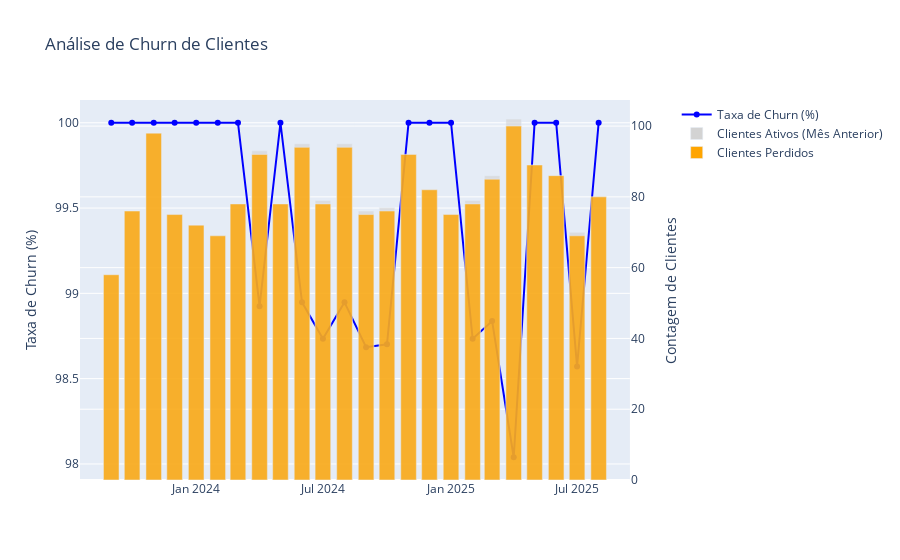

Notebook source saved alongside this figure:
### Markdown cell above
**Insights para este KPI**

A principal conclusão é que, embora existam picos de sucesso, a falta de estabilidade no crescimento da receita é um risco para a saúde financeira do negócio. 

È Preciso identificar uma estratégia para buscar um crescimento mais consistente, o foco é manter uma base solida de receita mês a mês

### Code cell
clientes_mensal = df.groupby(['YearMonth'])['Customer_ID'].unique()

data_churn = []
for i in range(1, len(clientes_mensal)):
    ativos = set(clientes_mensal.iloc[i-1])
    novos = set(clientes_mensal.iloc[i])
    perdidos = ativos - novos
    
    churn_rate = len(perdidos) / len(ativos) * 100
    
    data_churn.append({
        'YearMonth': str(clientes_mensal.index[i]),
        'Churn_%': churn_rate,
        'Clientes Perdidos': len(perdidos),
        'Clientes Ativos (Mês Anterior)': len(ativos)
    })

churn_df = pd.DataFrame(data_churn)

# Cria um gráfico de subplots com dois eixos Y
fig = make_subplots(specs=[[{"secondary_y": True}]])

# Adiciona a linha da taxa de churn (%)
fig.add_trace(
    go.Scatter(
        x=churn_df['YearMonth'],
        y=churn_df['Churn_%'],
        name="Taxa de Churn (%)",
        mode='lines+markers',
        marker=dict(color='blue')
    ),
    secondary_y=False,
)

# Adiciona a barra de clientes ativos no mês anterior
fig.add_trace(
    go.Bar(
        x=churn_df['YearMonth'],
        y=churn_df['Clientes Ativos (Mês Anterior)'],
        name="Clientes Ativos (Mês Anterior)",
        marker=dict(color='lightgray', opacity=0.6)
    ),
    secondary_y=True,
)

# Adiciona a barra de clientes perdidos
fig.add_trace(
    go.Bar(
        x=churn_df['YearMonth'],
        y=churn_df['Clientes Perdidos'],
        name="Clientes Perdidos",
        marker=dict(color='orange', opacity=0.8)
    ),
    secondary_y=True,
)

# Ajusta o layout e os títulos do gráfico
fig.update_layout(
    title_text="Análise de Churn de Clientes",
    barmode='overlay',
    yaxis=dict(title="Taxa de Churn (%)"),
    yaxis2=dict(title="Contagem de Clientes", overlaying='y', side='right')
)

fig.show()

### Figure 1 — Plotly figure (JSON) as saved in the notebook; plotly's stock layout.template omitted (floating-point values rounded to 4 significant figures)
{"data": [{"marker": {"color": "blue"}, "mode": "lines+markers", "name": "Taxa de Churn (%)", "type": "scatter", "x": ["2023-09", "2023-10", "2023-11", "2023-12", "2024-01", "2024-02", "2024-03", "2024-04", "2024-05", "2024-06", "2024-07", "2024-08", "2024-09", "2024-10", "2024-11", "2024-12", "2025-01", "2025-02", "2025-03", "2025-04", "2025-05", "2025-06", "2025-07", "2025-08"], "xaxis": "x", "y": [100, 100, 100, 100, 100, 100, 100, 98.92, 100, 98.95, 98.73, 98.95, 98.68, 98.7, 100, 100, 100, 98.73, 98.84, 98.04, 100, 100, 98.57, 100], "yaxis": "y"}, {"marker": {"color": "lightgray", "opacity": 0.6}, "name": "Clientes Ativos (Mês Anterior)", "type": "bar", "x": ["2023-09", "2023-10", "2023-11", "2023-12", "2024-01", "2024-02", "2024-03", "2024-04", "2024-05", "2024-06", "2024-07", "2024-08", "2024-09", "2024-10", "2024-11", "2024-12", "2025-01", "2025-02", "2025-03", "2025-04", "2025-05", "2025-06", "2025-07", "2025-08"], "xaxis": "x", "y": [58, 76, 98, 75, 72, 69, 78, 93, 78, 95, 79, 95, 76, 77, 92, 82, 75, 79, 86, 102, 89, 86, 70, 80], "yaxis": "y2"}, {"marker": {"color": "orange", "opacity": 0.8}, "name": "Clientes Perdidos", "type": "bar", "x": ["2023-09", "2023-10", "2023-11", "2023-12", "2024-01", "2024-02", "2024-03", "2024-04", "2024-05", "2024-06", "2024-07", "2024-08", "2024-09", "2024-10", "2024-11", "2024-12", "2025-01", "2025-02", "2025-03", "2025-04", "2025-05", "2025-06", "2025-07", "2025-08"], "xaxis": "x", "y": [58, 76, 98, 75, 72, 69, 78, 92, 78, 94, 78, 94, 75, 76, 92, 82, 75, 78, 85, 100, 89, 86, 69, 80], "yaxis": "y2"}], "layout": {"barmode": "overlay", "title": {"text": "Análise de Churn de Clientes"}, "xaxis": {"anchor": "y", "domain": [0, 0.94]}, "yaxis": {"anchor": "x", "domain": [0, 1], "title": {"text": "Taxa de Churn (%)"}}, "yaxis2": {"anchor": "x", "overlaying": "y", "side": "right", "title": {"text": "Contagem de Clientes"}}}}
